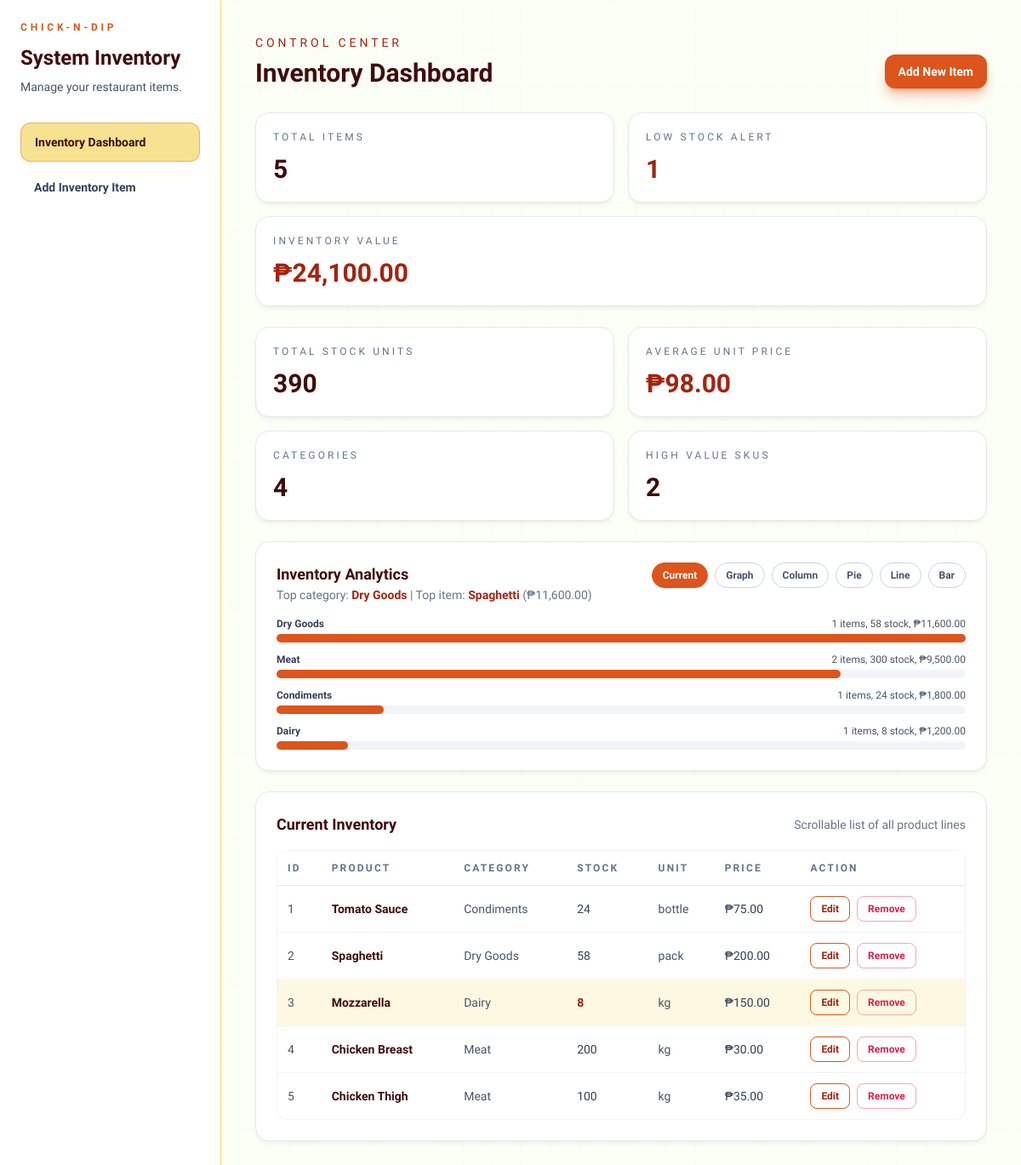
The page / on the database its author committed.
### tables this page shows
CREATE TABLE items (
                id INTEGER PRIMARY KEY AUTOINCREMENT,
                name TEXT NOT NULL,
                category TEXT NOT NULL,
                stock_level INTEGER NOT NULL,
                unit TEXT NOT NULL,
                price REAL NOT NULL
            );

### views/dashboard.php (the view, shortened to what the rows shown need)
<?php
$items = isset($items) && is_array($items) ? $items : [];
$analytics = isset($analytics) && is_array($analytics) ? $analytics : [];
$highValueItems = (int) ($analytics['high_value_items'] ?? 0);
$topCategory = (string) ($analytics['top_category'] ?? 'N/A');
$topItemName = (string) ($analytics['top_item_name'] ?? 'N/A');
$topItemValue = (float) ($analytics['top_item_value'] ?? 0);
$categoryBreakdown = isset($analytics['category_breakdown']) && is_array($analytics['category_breakdown'])
    ? $analytics['category_breakdown']
    : [];
$topCategoryValue = 0.0;
if ($categoryBreakdown !== [] && isset($categoryBreakdown[0]['value_total'])) {
    $topCategoryValue = (float) $categoryBreakdown[0]['value_total'];
}
?>
<header class="dashboard-reveal mb-7 flex flex-wrap items-end justify-between gap-3">
    <div>
        <h2 class="mt-2 text-3xl font-semibold text-brand-500">Inventory Dashboard</h2>
    </div>
</header>
<section class="mb-6 grid gap-4 md:grid-cols-2 xl:grid-cols-4">
    <article class="dashboard-card panel-surface rounded-2xl border border-slate-200 p-5">
        <p class="text-xs uppercase tracking-[0.26em] text-slate-500">High Value SKUs</p>
        <p class="mt-3 text-3xl font-semibold text-brand-500"><?= $highValueItems ?></p>
    </article>
</section>
<section id="inventory-analytics-panel" class="dashboard-card panel-surface mb-6 rounded-2xl border border-slate-200 p-4 sm:p-6">
    <div class="mb-4 flex flex-wrap items-start justify-between gap-3">
        <div>
            <p class="text-sm text-slate-500">
                Top category: <span class="font-semibold text-brand-400"><?= htmlspecialchars($topCategory, ENT_QUOTES, 'UTF-8') ?></span>
                | Top item: <span class="font-semibold text-brand-400"><?= htmlspecialchars($topItemName, ENT_QUOTES, 'UTF-8') ?></span>
                (&#8369;<?= number_format($topItemValue, 2) ?>)
            </p>
        </div>
    </div>
    <?php if ($categoryBreakdown === []): ?>
        <p class="text-sm text-slate-500">No analytics available yet. Add inventory items to see trends.</p>
    <?php else: ?>
        <div id="analytics-current-view" class="space-y-3">
            <?php foreach (array_slice($categoryBreakdown, 0, 5) as $categoryData): ?>
                <?php
                $categoryName = (string) ($categoryData['category'] ?? 'Unknown');
                $categoryValue = (float) ($categoryData['value_total'] ?? 0);
                $barWidth = $topCategoryValue > 0
                    ? min(100, ($categoryValue / $topCategoryValue) * 100)
                    : 0;
                ?>
                <div>
                    <div class="mb-1 flex items-center justify-between text-xs text-slate-600">
                        <span class="font-semibold text-slate-700"><?= htmlspecialchars($categoryName, ENT_QUOTES, 'UTF-8') ?></span>
                        <span>
                            <?= (int) ($categoryData['item_count'] ?? 0) ?> items,
                            <?= (int) ($categoryData['stock_total'] ?? 0) ?> stock,
                            &#8369;<?= number_format($categoryValue, 2) ?>
                        </span>
                    </div>
                    <div class="h-2.5 rounded-full bg-slate-100">
                        <div
                            class="h-2.5 rounded-full bg-brand-300 transition-all"
                            style="width: <?= number_format($barWidth, 2, '.', '') ?>%;"
                        ></div>
                    </div>
                </div>
            <?php endforeach; ?>
        </div>
    <?php endif; ?>
</section>
<section class="dashboard-table panel-surface rounded-2xl border border-slate-200 p-4 sm:p-6">
    <div class="max-h-[460px] overflow-auto rounded-xl border border-slate-100">
        <table class="min-w-full divide-y divide-slate-200 text-sm">
            <thead class="sticky top-0 z-10 bg-white">
                <tr class="text-left text-xs uppercase tracking-[0.18em] text-slate-500">
                    <th class="px-3 py-3">ID</th>
                    <th class="px-3 py-3">Product</th>
                    <th class="px-3 py-3">Category</th>
                    <th class="px-3 py-3">Stock</th>
                    <th class="px-3 py-3">Unit</th>
                    <th class="px-3 py-3">Price</th>
                    <th class="px-3 py-3">Action</th>
                </tr>
            </thead>
            <tbody class="divide-y divide-slate-100 text-slate-700">
                <?php if ($items === []): ?>
                    <tr>
                        <td class="px-3 py-5 text-slate-500 text-center" colspan="7">No inventory items found.</td>
                    </tr>
                <?php else: ?>
                    <?php foreach ($items as $item): ?>
                        <?php $isLowStock = (int) $item['stock_level'] <= 10; ?>
                        <tr class="table-row-item <?= $isLowStock ? 'bg-brand-200/20' : 'hover:bg-slate-50' ?> transition-colors">
                            <td class="px-3 py-3 font-medium text-slate-600"><?= (int) $item['id'] ?></td>
                            <td class="px-3 py-3 font-semibold text-brand-500">
                                <?= htmlspecialchars((string) $item['name'], ENT_QUOTES, 'UTF-8') ?>
                            </td>
                            <td class="px-3 py-3 text-slate-600"><?= htmlspecialchars((string) $item['category'], ENT_QUOTES, 'UTF-8') ?></td>
                            <td class="px-3 py-3 <?= $isLowStock ? 'font-bold text-brand-400' : '' ?>">
                                <?= (int) $item['stock_level'] ?>
                            </td>
                            <td class="px-3 py-3 text-slate-600"><?= htmlspecialchars((string) $item['unit'], ENT_QUOTES, 'UTF-8') ?></td>
                            <td class="px-3 py-3 text-slate-700">&#8369;<?= number_format((float) $item['price'], 2) ?></td>
                            <td class="px-3 py-3">
                                <div class="flex flex-wrap items-center gap-2">
                                    <a
                                        href="index.php?page=edit&id=<?= (int) $item['id'] ?>"
                                        class="inline-flex rounded-lg border border-brand-300 px-3 py-1.5 text-xs font-semibold text-brand-400 transition hover:bg-brand-300 hover:text-white"
                                    >
                                        Edit
                                    </a>
                                    <form
                                        action="index.php?page=delete"
                                        method="post"
                                        onsubmit="return confirm('Remove this item from inventory?');"
                                    >
                                        <button
                                            type="submit"
                                            class="inline-flex rounded-lg border border-rose-300 px-3 py-1.5 text-xs font-semibold text-rose-600 transition hover:bg-rose-500 hover:text-white"
                                        >
                                            Remove
                                        </button>
                                    </form>
                                </div>
                            </td>
                        </tr>
                    <?php endforeach; ?>
                <?php endif; ?>
            </tbody>
        </table>
    </div>
</section>

### rows shown on the page
items: id "2", category "Dry Goods", name "Spaghetti", item_count "1", stock_level "58", categoryValue "11,600.00", $barWidth 100.00 (drawn), unit "pack", price "200.00"
items: category "Condiments", id "1", stock_level "24", categoryValue "1,800.00", $barWidth 15.52 (drawn), name "Tomato Sauce", unit "bottle", price "75.00"
items: category "Dairy", item_count "1", stock_level "8", categoryValue "1,200.00", $barWidth 10.34 (drawn), id "3", name "Mozzarella", unit "kg", price "150.00"
items: id "4", name "Chicken Breast", category "Meat", stock_level "200", unit "kg", price "30.00"
items: id "5", name "Chicken Thigh", category "Meat", stock_level "100", unit "kg", price "35.00"

### other values the page prints
$totalItems "5"
$lowStockCount "1"
$inventoryValue "24,100.00"
$totalStockUnits "390"
$averagePrice "98.00"
$distinctCategories "4"
$topItemValue "11,600.00"
$categoryName "Meat"
$categoryData['item_count'] "2"
$categoryData['stock_total'] "300"
$categoryValue "9,500.00"
